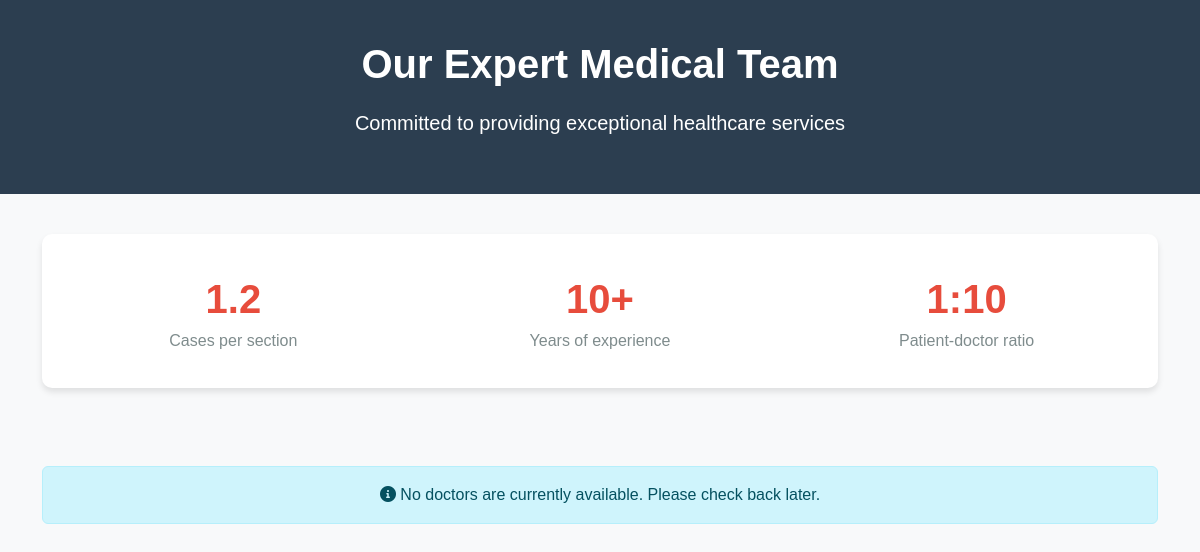
Before: /schedule/doctors/ with the older database file.
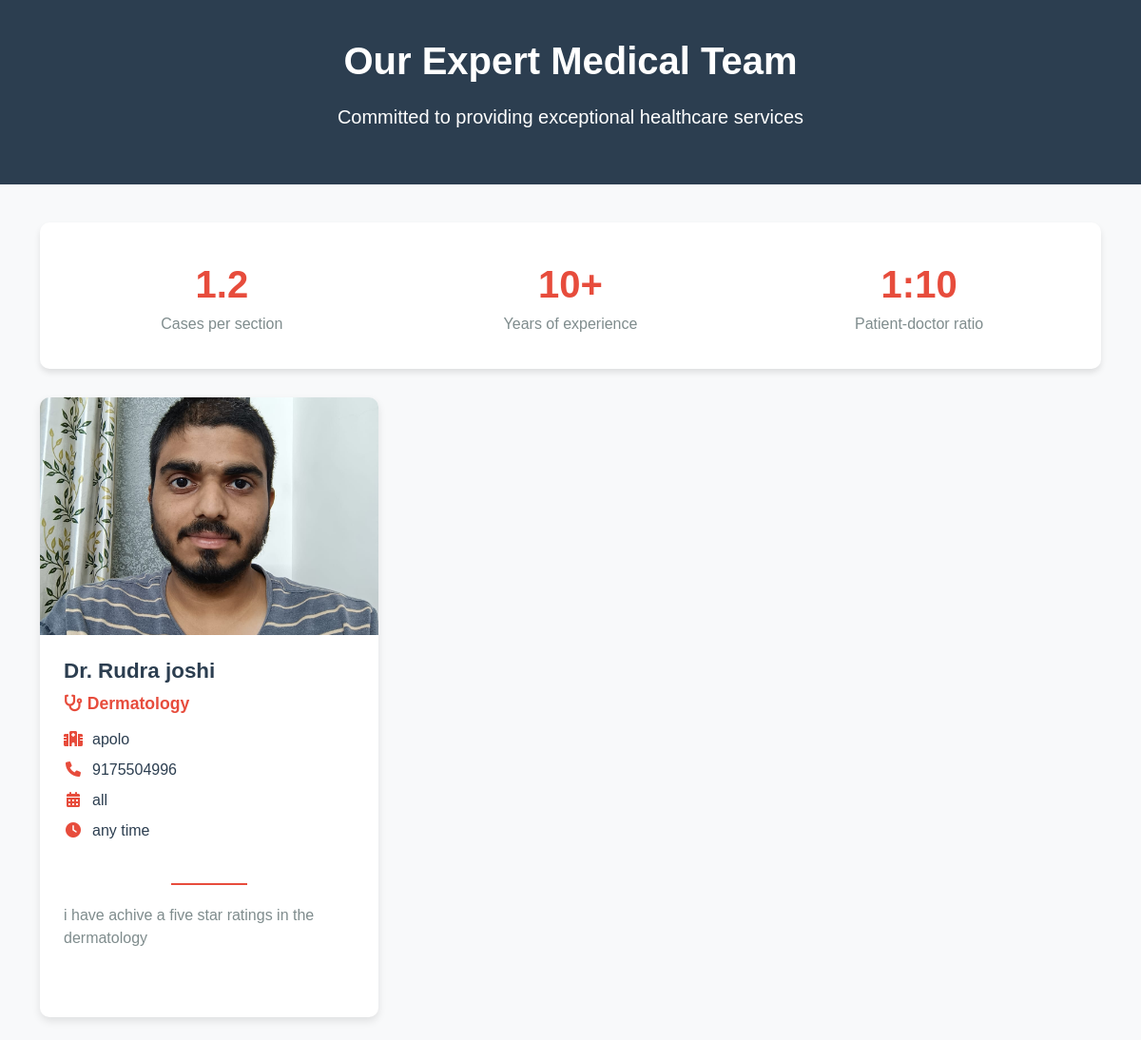
After: the same page with the newer database file.
### appointments/models.py (models this page shows, shortened)
class Doctor(models.Model):
    SPECIALIZATION_CHOICES = [
        ('Cardiology', 'Cardiology'),
        ('Neurology', 'Neurology'),
        ('Dermatology', 'Dermatology'),
        ('Pediatrics', 'Pediatrics'),
        ('Oncology', 'Oncology'),
    ]
    name = models.CharField(max_length=100)
    specialization = models.CharField(max_length=50, choices=SPECIALIZATION_CHOICES)
    hospital = models.CharField(max_length=100)
    bio = models.TextField()
    contact = models.CharField(max_length=100)
    photo = models.ImageField(upload_to='doctors/')
    available_days = models.CharField(max_length=100)
    available_time = models.CharField(max_length=100)

### appointments/views.py (the view)
# urls.py: path('doctors/', views.doctors_list, name='doctors_list'),  # Add this line
def doctors_list(request):
    doctors = Doctor.objects.all()
    return render(request, 'appointments/new_folder/doctors.html', {'doctors': doctors})

### appointments/templates/appointments/new_folder/doctors.html (shortened to what this page needs)
{% load static %}
<!DOCTYPE html>
<html lang="en">
<head>
    <link href="https://cdn.jsdelivr.net/npm/bootstrap@5.2.2/dist/css/bootstrap.min.css" rel="stylesheet">
    <link rel="stylesheet" href="https://cdnjs.cloudflare.com/ajax/libs/font-awesome/6.0.0/css/all.min.css">
</head>
<body>
    <div class="header-section">
        <div class="container">
            <h1>Our Expert Medical Team</h1>
            <p class="lead">Committed to providing exceptional healthcare services</p>
        </div>
    </div>
    <div class="container">
        <div class="stats-container">
            <div class="row text-center">
                <div class="col-md-4 stat-item">
                    <div class="stat-number">1.2</div>
                    <div class="stat-label">Cases per section</div>
                </div>
                <div class="col-md-4 stat-item">
                    <div class="stat-number">10+</div>
                    <div class="stat-label">Years of experience</div>
                </div>
                <div class="col-md-4 stat-item">
                    <div class="stat-number">1:10</div>
                    <div class="stat-label">Patient-doctor ratio</div>
                </div>
            </div>
        </div>
    </div>
    <div class="container">
        <div class="row">
            {% for doctor in doctors %}
            <div class="col-lg-4 col-md-6 mb-4">
                <div class="doctor-card">
                    <div class="doctor-img-container">
                        {% if doctor.photo %}
                        <img src="{{ doctor.photo.url }}" class="doctor-img" alt="Dr. {{ doctor.name }}">
                        {% else %}
                        <img src="{% static 'images/default-doctor.jpg' %}" class="doctor-img" alt="Default Doctor Image">
                        {% endif %}
                    </div>
                    <div class="card-body">
                        <h3 class="doctor-name">Dr. {{ doctor.name }}</h3>
                        <h5 class="doctor-specialty">
                            <i class="fas fa-stethoscope"></i> {{ doctor.specialization }}
                        </h5>
                        <div class="doctor-meta">
                            <div class="meta-item">
                                <span class="meta-icon"><i class="fas fa-hospital"></i></span>
                                <span>{{ doctor.hospital }}</span>
                            </div>
                            <div class="meta-item">
                                <span class="meta-icon"><i class="fas fa-phone"></i></span>
                                <span>{{ doctor.contact }}</span>
                            </div>
                            <div class="meta-item">
                                <span class="meta-icon"><i class="fas fa-calendar-alt"></i></span>
                                <span>{{ doctor.available_days }}</span>
                            </div>
                            <div class="meta-item">
                                <span class="meta-icon"><i class="fas fa-clock"></i></span>
                                <span>{{ doctor.available_time }}</span>
                            </div>
                        </div>
                        <div class="section-divider"></div>
                        <p class="doctor-bio">{{ doctor.bio }}</p>
                    </div>
                </div>
            </div>
            {% empty %}
            <div class="col-12 text-center py-5">
                <div class="alert alert-info">
                    <i class="fas fa-info-circle"></i> No doctors are currently available. Please check back later.
                </div>
            </div>
            {% endfor %}
        </div>
    </div>
</body>
</html>

Changed rows visible on the page:
added Doctor: photo (picture), name "Rudra joshi", specialization "Dermatology", hospital "apolo", contact "9175504996", available_days "all", available_time "any time", bio "i have achive a five star ratings in the dermatology"
Other visible differences:
text no longer shown: "No doctors are currently available. Please check back later."
